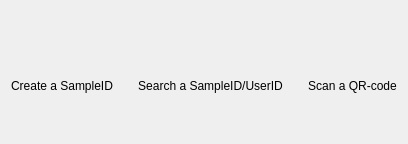
          <widget class="QWidget" name="Home_Home_tab">
           <attribute name="title">
            <string>Home</string>
           </attribute>
           <layout class="QGridLayout" name="gridLayout_4">
            <item row="0" column="0">
             <layout class="QGridLayout" name="gridLayout_3">
              <property name="horizontalSpacing">
               <number>25</number>
              </property>
              <item row="2" column="2">
               <widget class="QLabel" name="label_3">
                <property name="text">
                 <string>Scan a QR-code</string>
                </property>
                <property name="alignment">
                 <set>Qt::AlignHCenter|Qt::AlignTop</set>
                </property>
               </widget>
              </item>
              <item row="2" column="0">
               <widget class="QLabel" name="label">
                <property name="text">
                 <string>Create a SampleID</string>
                </property>
                <property name="alignment">
                 <set>Qt::AlignHCenter|Qt::AlignTop</set>
                </property>
               </widget>
              </item>
              <item row="1" column="2">
               <widget class="QPushButton" name="HomeScan_button">
                <property name="text">
                 <string/>
                </property>
                <property name="icon">
                 <iconset resource="../resourcefile/Resourcefile.qrc">
                  <normaloff>:/Images/qr-code-scan-icon.svg</normaloff>:/Images/qr-code-scan-icon.svg</iconset>
                </property>
                <property name="iconSize">
                 <size>
                  <width>75</width>
                  <height>75</height>
                 </size>
                </property>
                <property name="flat">
                 <bool>true</bool>
                </property>
               </widget>
              </item>
              <item row="1" column="0">
               <widget class="QPushButton" name="HomeCreate_button">
                <property name="text">
                 <string/>
                </property>
                <property name="icon">
                 <iconset resource="../resourcefile/Resourcefile.qrc">
                  <normaloff>:/Images/pencil-square-outline-icon.svg</normaloff>:/Images/pencil-square-outline-icon.svg</iconset>
                </property>
                <property name="iconSize">
                 <size>
                  <width>75</width>
                  <height>75</height>
                 </size>
                </property>
                <property name="autoDefault">
                 <bool>false</bool>
                </property>
                <property name="default">
                 <bool>false</bool>
                </property>
                <property name="flat">
                 <bool>true</bool>
                </property>
               </widget>
              </item>
              <item row="1" column="1">
               <widget class="QPushButton" name="HomeSearch_button">
                <property name="text">
                 <string/>
                </property>
                <property name="icon">
                 <iconset resource="../resourcefile/Resourcefile.qrc">
                  <normaloff>:/Images/book-research-icon.svg</normaloff>:/Images/book-research-icon.svg</iconset>
                </property>
                <property name="iconSize">
                 <size>
                  <width>75</width>
                  <height>75</height>
                 </size>
                </property>
                <property name="flat">
                 <bool>true</bool>
                </property>
               </widget>
              </item>
              <item row="0" column="0">
               <spacer name="verticalSpacer">
                <property name="orientation">
                 <enum>Qt::Vertical</enum>
                </property>
                <property name="sizeHint" stdset="0">
                 <size>
                  <width>20</width>
                  <height>40</height>
                 </size>
                </property>
               </spacer>
              </item>
              <item row="0" column="2">
               <spacer name="verticalSpacer_3">
                <property name="orientation">
                 <enum>Qt::Vertical</enum>
                </property>
                <property name="sizeHint" stdset="0">
                 <size>
                  <width>20</width>
                  <height>40</height>
                 </size>
                </property>
               </spacer>
              </item>
              <item row="0" column="1">
               <spacer name="verticalSpacer_2">
                <property name="orientation">
                 <enum>Qt::Vertical</enum>
                </property>
                <property name="sizeHint" stdset="0">
                 <size>
                  <width>20</width>
                  <height>40</height>
                 </size>
                </property>
               </spacer>
              </item>
              <item row="2" column="1">
               <widget class="QLabel" name="label_2">
                <property name="layoutDirection">
                 <enum>Qt::LeftToRight</enum>
                </property>
                <property name="text">
                 <string>Search a SampleID/UserID</string>
                </property>
                <property name="alignment">
                 <set>Qt::AlignHCenter|Qt::AlignTop</set>
                </property>
               </widget>
              </item>
              <item row="3" column="0">
               <spacer name="verticalSpacer_4">
                <property name="orientation">
                 <enum>Qt::Vertical</enum>
                </property>
                <property name="sizeHint" stdset="0">
                 <size>
                  <width>20</width>
                  <height>40</height>
                 </size>
                </property>
               </spacer>
              </item>
              <item row="3" column="1">
               <spacer name="verticalSpacer_5">
                <property name="orientation">
                 <enum>Qt::Vertical</enum>
                </property>
                <property name="sizeHint" stdset="0">
                 <size>
                  <width>20</width>
                  <height>40</height>
                 </size>
                </property>
               </spacer>
              </item>
              <item row="3" column="2">
               <spacer name="verticalSpacer_6">
                <property name="orientation">
                 <enum>Qt::Vertical</enum>
                </property>
                <property name="sizeHint" stdset="0">
                 <size>
                  <width>20</width>
                  <height>40</height>
                 </size>
                </property>
               </spacer>
              </item>
             </layout>
            </item>
           </layout>
          </widget>
